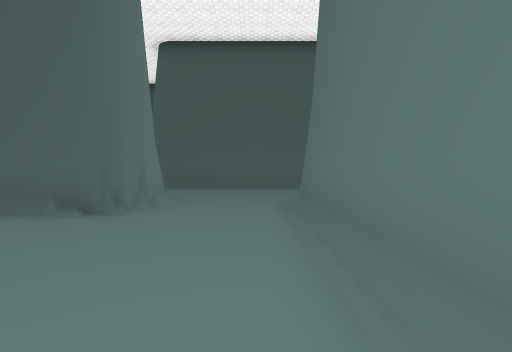
View 1 (above)

24 first-person views from a walk through a Unity game level. The camera is 1.5 m above the floor, tilts 2° down and sees 85° across. The floor is counted in squares, 2 m on a side. Each view is taken from the middle of a square. On the plan, view 1 faces up. The plan holds only what a view shows up to about 10 squares ahead; the rest is blank. The place goes on beyond the plan. The player character is not drawn. Some animated figures are not drawn. Some surface patterns are stand-ins.

View 2
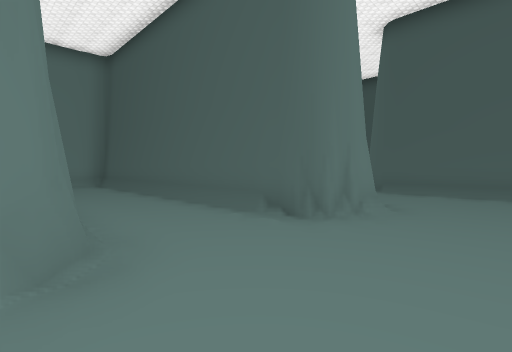

View 3
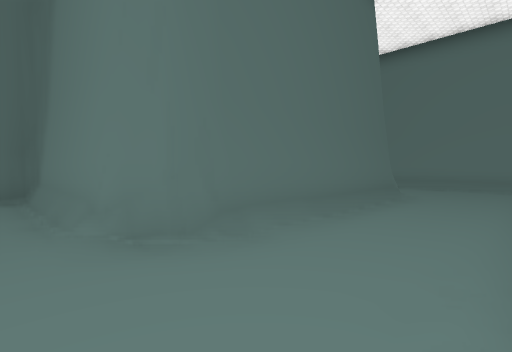

View 4
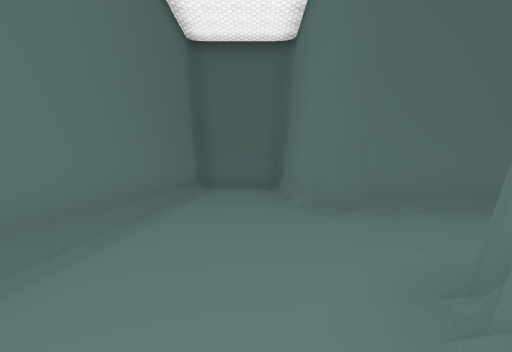

View 5
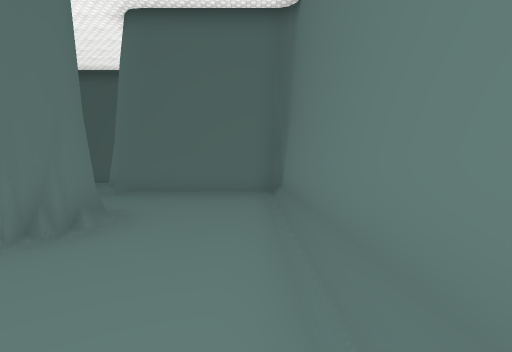

View 6
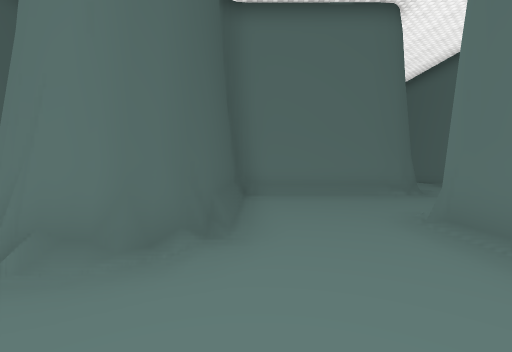

View 7
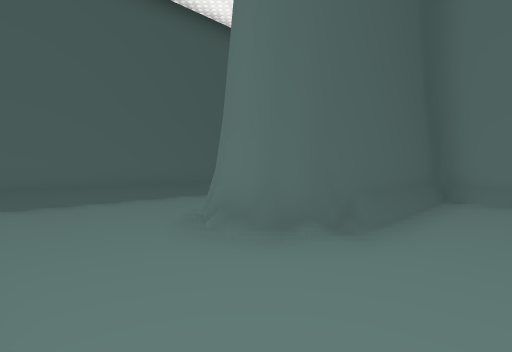

View 8
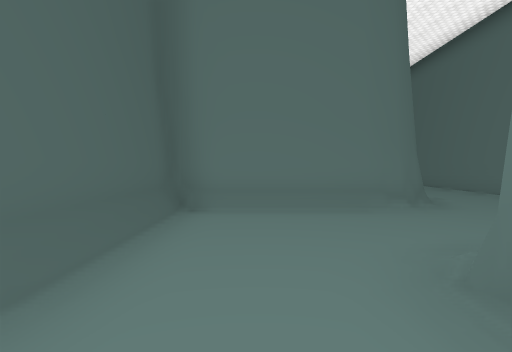

View 9
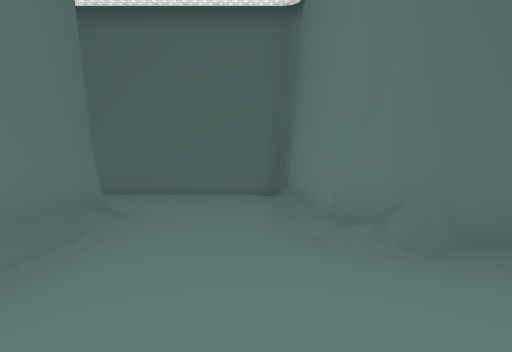

View 10
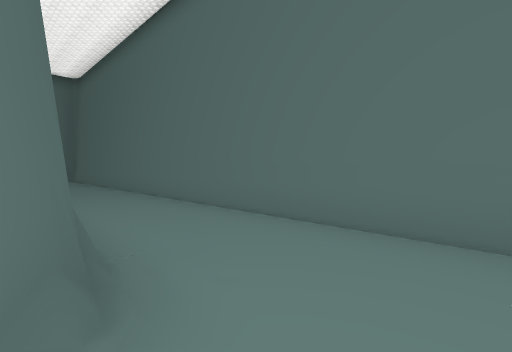

View 11
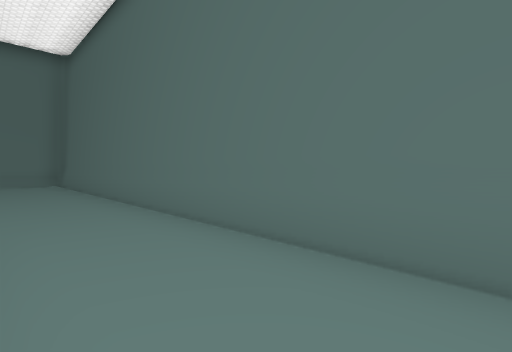

View 12
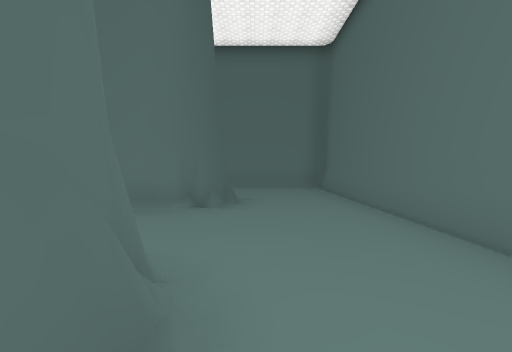

View 13
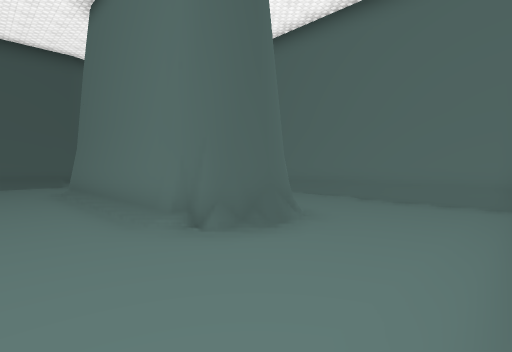

View 14
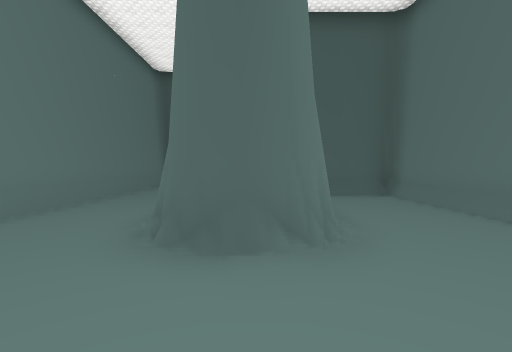

View 15
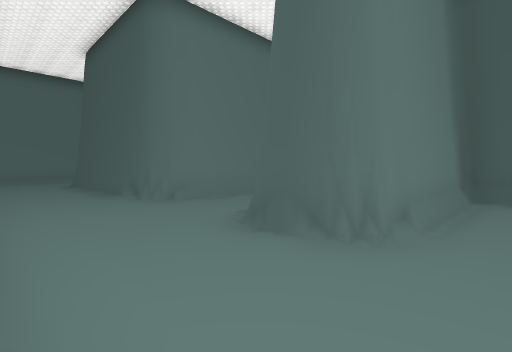

View 16
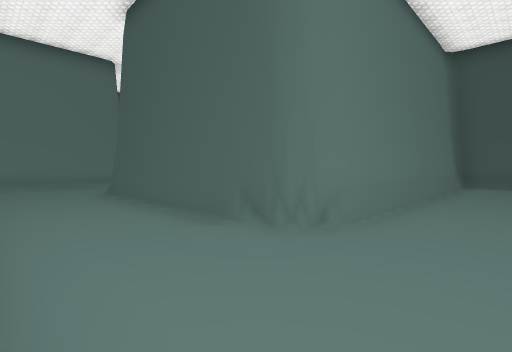

View 17
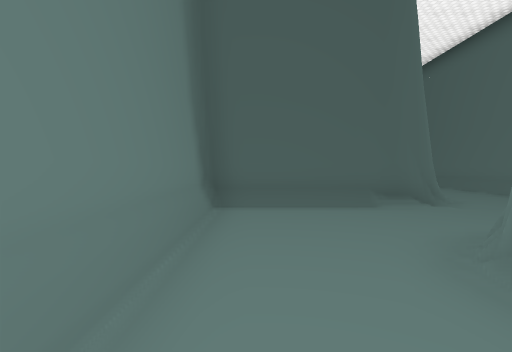

View 18
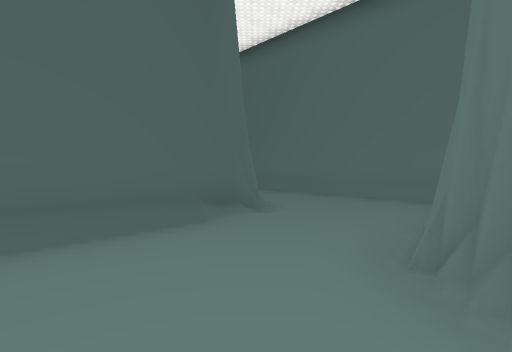

View 19
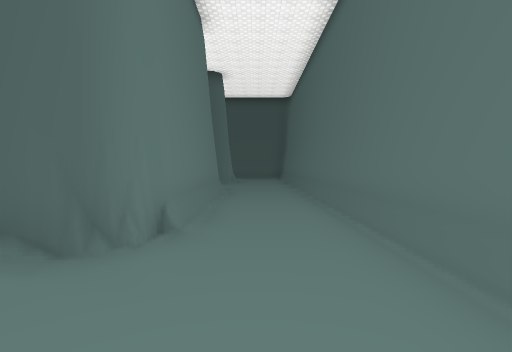

View 20
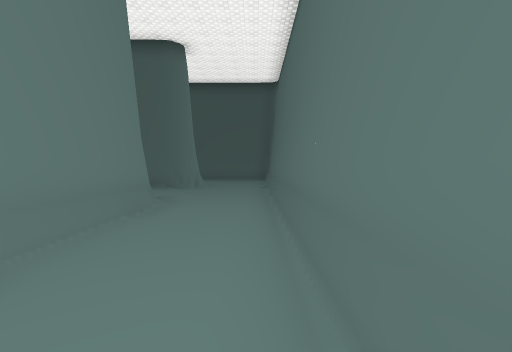

View 21
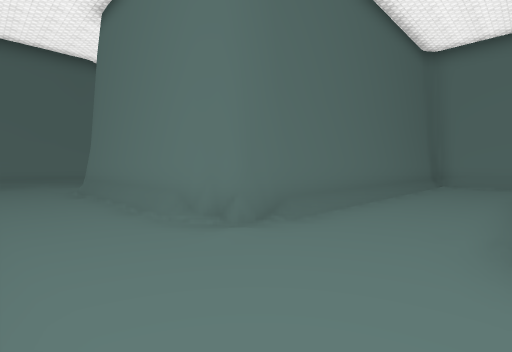

View 22
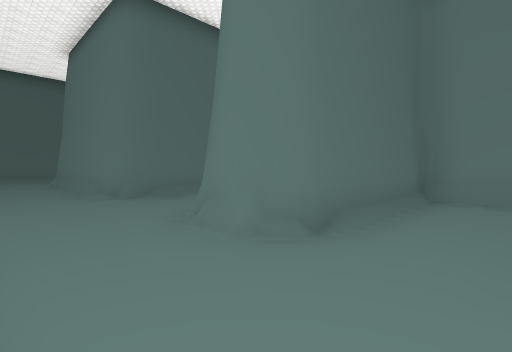

View 23
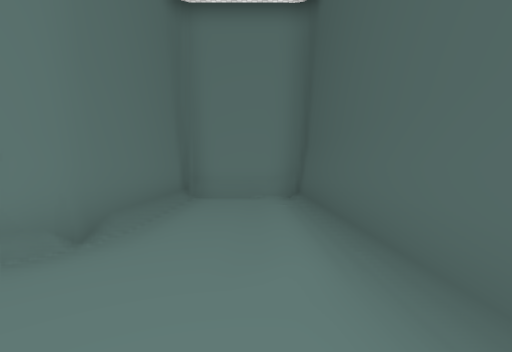

View 24
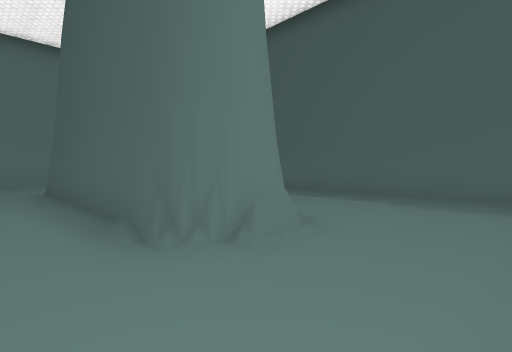

### Floor plan
Key: @ floor where view 1 was taken; # wall or solid block; . floor; / step, stairs or slope.
Columns run from 12 left of view 1 to 11 right of it. Each row starts with its distance up from view 1.
 19                ########
 18                #.......
 17                #.......
 16                #####/..
 15           #   ######/..#
 14           #..///////...#
 13           #............#
 12           #............#
 11           ##########...#
 10         #######    ##..#
  9          ######     #..#
  8          .....      #..#
  7           ....      #..#
  6           #..#     ##..#
  5 ###########..#######...#
  4 #/////////...###.......#
  3 #............###.......#
  2 #...//////...###.......#
  1 #../#  ####..###..##   #
  0 #../#######.@###..######
 -1 #.......###..###..###..#
 -2 #.......###..###..###..#
 -3 #.......###..###..###..#
 -4 #   ##..###  ###..###..#
 -5      #..########..##...#
 -6      #.................#
 -7      #.................#
 -8      #/////////////////#
 -9      ###################

Where each view was taken, in squares from view 1:
view 1: 0 up, 0 right, facing up
view 2: 1 up, 0 right, facing up-left
view 3: 4 up, 1 left, facing down-left
view 4: 6 up, 1 left, facing down
view 5: 4 up, 11 left, facing down
view 6: 1 down, 11 left, facing right
view 7: 2 down, 11 left, facing up-right
view 8: 2 down, 9 left, facing right
view 9: 1 down, 6 left, facing down
view 10: 5 down, 5 left, facing down-right
view 11: 6 down, 2 left, facing down-right
view 12: 6 down, 1 right, facing right
view 13: 8 down, 4 right, facing up-right
view 14: 8 down, 7 right, facing up
view 15: 8 down, 9 right, facing up-left
view 16: 8 down, 5 right, facing up-left
view 17: 1 down, 4 right, facing up
view 18: 1 up, 4 right, facing up-right
view 19: 2 up, 9 right, facing up
view 20: 5 up, 10 right, facing up
view 21: 14 up, 10 right, facing down-left
view 22: 18 up, 10 right, facing down-left
view 23: 18 up, 10 right, facing left
view 24: 13 up, 10 right, facing up-left
